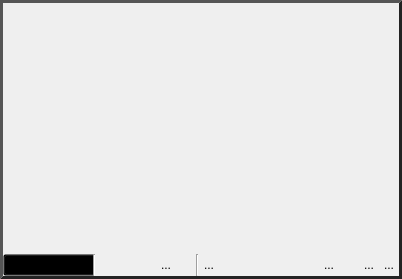
<?xml version="1.0" encoding="UTF-8"?>
<ui version="4.0">
 <class>ViewerWidget</class>
 <widget class="QWidget" name="ViewerWidget">
  <property name="geometry">
   <rect>
    <x>0</x>
    <y>0</y>
    <width>402</width>
    <height>279</height>
   </rect>
  </property>
  <property name="windowTitle">
   <string>ViewerWidget</string>
  </property>
  <property name="styleSheet">
   <string notr="true">QWidget#toolbar_{
  background-color: qlineargradient(spread:pad, x1:0.5, y1:0, x2:0.5, y2:0.960227,
  stop:0 rgba(211, 211, 211, 255),
  stop:0.155779 rgba(228, 228, 228,255),
  stop:1 rgba(204, 204, 204, 255));
  margin: 0px;
  padding: 0px;
}

QWidget#viewer_mode_holder_{
  margin: 0px;
  padding: 0px;
}

QWidget#border_{
  border-top: 3px solid rgb( 85, 85, 85 );
  border-bottom: 3px solid rgb( 35, 35, 35 );
  border-left: 3px solid rgb( 85, 85, 85 );
  border-right: 3px solid rgb( 35, 35, 35 );
}

QToolButton{
  border: 1px solid rgba( 0, 0, 0, 0 );
  margin: 0, 0, 0, 0;
  padding: 0, 0, 0, 0;
  
}

QToolButton:hover{
  background-color: rgba( 140, 140, 140, 50 );
}

QToolButton:pressed{
  border: 1px solid rgba( 100, 100, 100, 120 );
  background-color: rgba( 100, 100, 100, 200 );
}


 QComboBox {
     padding: 1px 1px 1px 1px;
     min-width: 6em;
  background-color: rgba( 0,0,0,0 );
  color: black;
 }

 QComboBox:editable {
 }

 QComboBox:!editable, QComboBox::drop-down:editable {
  background-color: qlineargradient(x1: 0, y1: 0, x2: 0, y2: 1,
                                  stop: 0 #E1E1E1, stop: 0.4 #DDDDDD,
                                  stop: 0.5 #D8D8D8, stop: 1.0 #D3D3D3);
 }

 /* QComboBox gets the &quot;on&quot; state when the popup is open */
 QComboBox:!editable:on, QComboBox::drop-down:editable:on {
     background: qlineargradient(x1: 0, y1: 0, x2: 0, y2: 1,
                                 stop: 0 #D3D3D3, stop: 0.4 #D8D8D8,
                                 stop: 0.5 #DDDDDD, stop: 1.0 #E1E1E1);
 }

 QComboBox:on { /* shift the text when the popup opens */
 }

 QComboBox::drop-down {
     subcontrol-origin: padding;
     subcontrol-position: top right;
     width: 16px;
     border-top-right-radius: 3px;
     border-bottom-right-radius: 3px;
 }

 QComboBox::down-arrow {
     image: url(&quot;:/Images/Arrow.png&quot;);
 }

 QComboBox::down-arrow:on { /* shift the arrow when popup is open */
     top: 0px;
     left: 0px;
 }
QComboBox::icon{
  border: 1px solid rgba( 0, 0, 0, 0 );
}


</string>
  </property>
  <layout class="QHBoxLayout" name="horizontalLayout_3">
   <property name="spacing">
    <number>0</number>
   </property>
   <property name="margin">
    <number>0</number>
   </property>
   <item>
    <widget class="QWidget" name="border_" native="true">
     <layout class="QVBoxLayout" name="border_layout_">
      <property name="spacing">
       <number>0</number>
      </property>
      <property name="margin">
       <number>3</number>
      </property>
      <item>
       <widget class="QWidget" name="viewer_slot_" native="true">
        <property name="sizePolicy">
         <sizepolicy hsizetype="Preferred" vsizetype="MinimumExpanding">
          <horstretch>0</horstretch>
          <verstretch>0</verstretch>
         </sizepolicy>
        </property>
        <layout class="QHBoxLayout" name="viewer_layout_">
         <property name="spacing">
          <number>0</number>
         </property>
         <property name="margin">
          <number>0</number>
         </property>
        </layout>
       </widget>
      </item>
      <item>
       <widget class="QWidget" name="toolbar_" native="true">
        <property name="sizePolicy">
         <sizepolicy hsizetype="Preferred" vsizetype="Fixed">
          <horstretch>0</horstretch>
          <verstretch>0</verstretch>
         </sizepolicy>
        </property>
        <property name="minimumSize">
         <size>
          <width>0</width>
          <height>20</height>
         </size>
        </property>
        <layout class="QVBoxLayout" name="toolbar_layout_">
         <property name="spacing">
          <number>0</number>
         </property>
         <property name="margin">
          <number>0</number>
         </property>
         <item>
          <widget class="QWidget" name="buttonbar_" native="true">
           <property name="sizePolicy">
            <sizepolicy hsizetype="Preferred" vsizetype="Fixed">
             <horstretch>0</horstretch>
             <verstretch>0</verstretch>
            </sizepolicy>
           </property>
           <property name="minimumSize">
            <size>
             <width>0</width>
             <height>20</height>
            </size>
           </property>
           <layout class="QHBoxLayout" name="button_layout_">
            <property name="spacing">
             <number>0</number>
            </property>
            <property name="margin">
             <number>0</number>
            </property>
            <item>
             <widget class="QWidget" name="viewer_mode_holder_" native="true">
              <property name="sizePolicy">
               <sizepolicy hsizetype="Fixed" vsizetype="Fixed">
                <horstretch>0</horstretch>
                <verstretch>0</verstretch>
               </sizepolicy>
              </property>
              <property name="minimumSize">
               <size>
                <width>90</width>
                <height>0</height>
               </size>
              </property>
              <property name="maximumSize">
               <size>
                <width>90</width>
                <height>16777215</height>
               </size>
              </property>
              <layout class="QHBoxLayout" name="horizontalLayout">
               <property name="spacing">
                <number>0</number>
               </property>
               <property name="margin">
                <number>0</number>
               </property>
               <item>
                <widget class="QComboBox" name="viewer_mode_">
                 <property name="minimumSize">
                  <size>
                   <width>100</width>
                   <height>0</height>
                  </size>
                 </property>
                 <property name="maximumSize">
                  <size>
                   <width>90</width>
                   <height>16777215</height>
                  </size>
                 </property>
                 <property name="palette">
                  <palette>
                   <active>
                    <colorrole role="WindowText">
                     <brush brushstyle="SolidPattern">
                      <color alpha="255">
                       <red>0</red>
                       <green>0</green>
                       <blue>0</blue>
                      </color>
                     </brush>
                    </colorrole>
                    <colorrole role="Button">
                     <brush brushstyle="SolidPattern">
                      <color alpha="0">
                       <red>0</red>
                       <green>0</green>
                       <blue>0</blue>
                      </color>
                     </brush>
                    </colorrole>
                    <colorrole role="Text">
                     <brush brushstyle="SolidPattern">
                      <color alpha="255">
                       <red>0</red>
                       <green>0</green>
                       <blue>0</blue>
                      </color>
                     </brush>
                    </colorrole>
                    <colorrole role="ButtonText">
                     <brush brushstyle="SolidPattern">
                      <color alpha="255">
                       <red>0</red>
                       <green>0</green>
                       <blue>0</blue>
                      </color>
                     </brush>
                    </colorrole>
                    <colorrole role="Base">
                     <brush brushstyle="SolidPattern">
                      <color alpha="0">
                       <red>0</red>
                       <green>0</green>
                       <blue>0</blue>
                      </color>
                     </brush>
                    </colorrole>
                    <colorrole role="Window">
                     <brush brushstyle="SolidPattern">
                      <color alpha="0">
                       <red>0</red>
                       <green>0</green>
                       <blue>0</blue>
                      </color>
                     </brush>
                    </colorrole>
                    <colorrole role="Highlight">
                     <brush brushstyle="SolidPattern">
                      <color alpha="0">
                       <red>181</red>
                       <green>213</green>
                       <blue>255</blue>
                      </color>
                     </brush>
                    </colorrole>
                   </active>
                   <inactive>
                    <colorrole role="WindowText">
                     <brush brushstyle="SolidPattern">
                      <color alpha="255">
                       <red>0</red>
                       <green>0</green>
                       <blue>0</blue>
                      </color>
                     </brush>
                    </colorrole>
                    <colorrole role="Button">
                     <brush brushstyle="LinearGradientPattern">
                      <gradient startx="0.000000000000000" starty="0.000000000000000" endx="0.000000000000000" endy="1.000000000000000" type="LinearGradient" spread="PadSpread" coordinatemode="ObjectBoundingMode">
                       <gradientstop position="0.000000000000000">
                        <color alpha="255">
                         <red>225</red>
                         <green>225</green>
                         <blue>225</blue>
                        </color>
                       </gradientstop>
                       <gradientstop position="0.400000000000000">
                        <color alpha="255">
                         <red>221</red>
                         <green>221</green>
                         <blue>221</blue>
                        </color>
                       </gradientstop>
                       <gradientstop position="0.500000000000000">
                        <color alpha="255">
                         <red>216</red>
                         <green>216</green>
                         <blue>216</blue>
                        </color>
                       </gradientstop>
                       <gradientstop position="1.000000000000000">
                        <color alpha="255">
                         <red>211</red>
                         <green>211</green>
                         <blue>211</blue>
                        </color>
                       </gradientstop>
                      </gradient>
                     </brush>
                    </colorrole>
                    <colorrole role="Text">
                     <brush brushstyle="SolidPattern">
                      <color alpha="255">
                       <red>0</red>
                       <green>0</green>
                       <blue>0</blue>
                      </color>
                     </brush>
                    </colorrole>
                    <colorrole role="ButtonText">
                     <brush brushstyle="SolidPattern">
                      <color alpha="255">
                       <red>0</red>
                       <green>0</green>
                       <blue>0</blue>
                      </color>
                     </brush>
                    </colorrole>
                    <colorrole role="Base">
                     <brush brushstyle="LinearGradientPattern">
                      <gradient startx="0.000000000000000" starty="0.000000000000000" endx="0.000000000000000" endy="1.000000000000000" type="LinearGradient" spread="PadSpread" coordinatemode="ObjectBoundingMode">
                       <gradientstop position="0.000000000000000">
                        <color alpha="255">
                         <red>225</red>
                         <green>225</green>
                         <blue>225</blue>
                        </color>
                       </gradientstop>
                       <gradientstop position="0.400000000000000">
                        <color alpha="255">
                         <red>221</red>
                         <green>221</green>
                         <blue>221</blue>
                        </color>
                       </gradientstop>
                       <gradientstop position="0.500000000000000">
                        <color alpha="255">
                         <red>216</red>
                         <green>216</green>
                         <blue>216</blue>
                        </color>
                       </gradientstop>
                       <gradientstop position="1.000000000000000">
                        <color alpha="255">
                         <red>211</red>
                         <green>211</green>
                         <blue>211</blue>
                        </color>
                       </gradientstop>
                      </gradient>
                     </brush>
                    </colorrole>
                    <colorrole role="Window">
                     <brush brushstyle="LinearGradientPattern">
                      <gradient startx="0.000000000000000" starty="0.000000000000000" endx="0.000000000000000" endy="1.000000000000000" type="LinearGradient" spread="PadSpread" coordinatemode="ObjectBoundingMode">
                       <gradientstop position="0.000000000000000">
                        <color alpha="255">
                         <red>225</red>
                         <green>225</green>
                         <blue>225</blue>
                        </color>
                       </gradientstop>
                       <gradientstop position="0.400000000000000">
                        <color alpha="255">
                         <red>221</red>
                         <green>221</green>
                         <blue>221</blue>
                        </color>
                       </gradientstop>
                       <gradientstop position="0.500000000000000">
                        <color alpha="255">
                         <red>216</red>
                         <green>216</green>
                         <blue>216</blue>
                        </color>
                       </gradientstop>
                       <gradientstop position="1.000000000000000">
                        <color alpha="255">
                         <red>211</red>
                         <green>211</green>
                         <blue>211</blue>
                        </color>
                       </gradientstop>
                      </gradient>
                     </brush>
                    </colorrole>
                    <colorrole role="Highlight">
                     <brush brushstyle="SolidPattern">
                      <color alpha="0">
                       <red>181</red>
                       <green>213</green>
                       <blue>255</blue>
                      </color>
                     </brush>
                    </colorrole>
                   </inactive>
                   <disabled>
                    <colorrole role="WindowText">
                     <brush brushstyle="SolidPattern">
                      <color alpha="255">
                       <red>0</red>
                       <green>0</green>
                       <blue>0</blue>
                      </color>
                     </brush>
                    </colorrole>
                    <colorrole role="Button">
                     <brush brushstyle="LinearGradientPattern">
                      <gradient startx="0.000000000000000" starty="0.000000000000000" endx="0.000000000000000" endy="1.000000000000000" type="LinearGradient" spread="PadSpread" coordinatemode="ObjectBoundingMode">
                       <gradientstop position="0.000000000000000">
                        <color alpha="255">
                         <red>225</red>
                         <green>225</green>
                         <blue>225</blue>
                        </color>
                       </gradientstop>
                       <gradientstop position="0.400000000000000">
                        <color alpha="255">
                         <red>221</red>
                         <green>221</green>
                         <blue>221</blue>
                        </color>
                       </gradientstop>
                       <gradientstop position="0.500000000000000">
                        <color alpha="255">
                         <red>216</red>
                         <green>216</green>
                         <blue>216</blue>
                        </color>
                       </gradientstop>
                       <gradientstop position="1.000000000000000">
                        <color alpha="255">
                         <red>211</red>
                         <green>211</green>
                         <blue>211</blue>
                        </color>
                       </gradientstop>
                      </gradient>
                     </brush>
                    </colorrole>
                    <colorrole role="Text">
                     <brush brushstyle="SolidPattern">
                      <color alpha="255">
                       <red>0</red>
                       <green>0</green>
                       <blue>0</blue>
                      </color>
                     </brush>
                    </colorrole>
                    <colorrole role="ButtonText">
                     <brush brushstyle="SolidPattern">
                      <color alpha="255">
                       <red>0</red>
                       <green>0</green>
                       <blue>0</blue>
                      </color>
                     </brush>
                    </colorrole>
                    <colorrole role="Base">
                     <brush brushstyle="LinearGradientPattern">
                      <gradient startx="0.000000000000000" starty="0.000000000000000" endx="0.000000000000000" endy="1.000000000000000" type="LinearGradient" spread="PadSpread" coordinatemode="ObjectBoundingMode">
                       <gradientstop position="0.000000000000000">
                        <color alpha="255">
                         <red>225</red>
                         <green>225</green>
                         <blue>225</blue>
                        </color>
                       </gradientstop>
                       <gradientstop position="0.400000000000000">
                        <color alpha="255">
                         <red>221</red>
                         <green>221</green>
                         <blue>221</blue>
                        </color>
                       </gradientstop>
                       <gradientstop position="0.500000000000000">
                        <color alpha="255">
                         <red>216</red>
                         <green>216</green>
                         <blue>216</blue>
                        </color>
                       </gradientstop>
                       <gradientstop position="1.000000000000000">
                        <color alpha="255">
                         <red>211</red>
                         <green>211</green>
                         <blue>211</blue>
                        </color>
                       </gradientstop>
                      </gradient>
                     </brush>
                    </colorrole>
                    <colorrole role="Window">
                     <brush brushstyle="LinearGradientPattern">
                      <gradient startx="0.000000000000000" starty="0.000000000000000" endx="0.000000000000000" endy="1.000000000000000" type="LinearGradient" spread="PadSpread" coordinatemode="ObjectBoundingMode">
                       <gradientstop position="0.000000000000000">
                        <color alpha="255">
                         <red>225</red>
                         <green>225</green>
                         <blue>225</blue>
                        </color>
                       </gradientstop>
                       <gradientstop position="0.400000000000000">
                        <color alpha="255">
                         <red>221</red>
                         <green>221</green>
                         <blue>221</blue>
                        </color>
                       </gradientstop>
                       <gradientstop position="0.500000000000000">
                        <color alpha="255">
                         <red>216</red>
                         <green>216</green>
                         <blue>216</blue>
                        </color>
                       </gradientstop>
                       <gradientstop position="1.000000000000000">
                        <color alpha="255">
                         <red>211</red>
                         <green>211</green>
                         <blue>211</blue>
                        </color>
                       </gradientstop>
                      </gradient>
                     </brush>
                    </colorrole>
                    <colorrole role="Highlight">
                     <brush brushstyle="SolidPattern">
                      <color alpha="255">
                       <red>208</red>
                       <green>208</green>
                       <blue>208</blue>
                      </color>
                     </brush>
                    </colorrole>
                   </disabled>
                  </palette>
                 </property>
                 <property name="toolTip">
                  <string>Select viewer mode</string>
                 </property>
                 <property name="currentIndex">
                  <number>0</number>
                 </property>
                 <property name="sizeAdjustPolicy">
                  <enum>QComboBox::AdjustToMinimumContentsLengthWithIcon</enum>
                 </property>
                 <property name="iconSize">
                  <size>
                   <width>16</width>
                   <height>16</height>
                  </size>
                 </property>
                 <property name="frame">
                  <bool>false</bool>
                 </property>
                 <item>
                  <property name="text">
                   <string notr="true">Sagittal</string>
                  </property>
                  <property name="icon">
                   <iconset resource="../../Resources/QtResources.qrc">
                    <normaloff>:/Images/XviewRed.png</normaloff>:/Images/XviewRed.png</iconset>
                  </property>
                 </item>
                 <item>
                  <property name="text">
                   <string notr="true">Coronal</string>
                  </property>
                  <property name="icon">
                   <iconset>
                    <normalon>:/Images/YviewGreen.png</normalon>
                   </iconset>
                  </property>
                 </item>
                 <item>
                  <property name="text">
                   <string notr="true">Axial</string>
                  </property>
                  <property name="icon">
                   <iconset>
                    <normalon>:/Images/ZviewBlue.png</normalon>
                   </iconset>
                  </property>
                 </item>
                 <item>
                  <property name="text">
                   <string notr="true">Volume</string>
                  </property>
                  <property name="icon">
                   <iconset>
                    <normalon>:/Images/Vview.png</normalon>
                   </iconset>
                  </property>
                 </item>
                </widget>
               </item>
              </layout>
             </widget>
            </item>
            <item>
             <widget class="Line" name="line_">
              <property name="minimumSize">
               <size>
                <width>3</width>
                <height>0</height>
               </size>
              </property>
              <property name="maximumSize">
               <size>
                <width>3</width>
                <height>16777215</height>
               </size>
              </property>
              <property name="orientation">
               <enum>Qt::Vertical</enum>
              </property>
             </widget>
            </item>
            <item>
             <widget class="QWidget" name="common_tools_" native="true">
              <property name="sizePolicy">
               <sizepolicy hsizetype="MinimumExpanding" vsizetype="Fixed">
                <horstretch>0</horstretch>
                <verstretch>0</verstretch>
               </sizepolicy>
              </property>
              <property name="minimumSize">
               <size>
                <width>0</width>
                <height>20</height>
               </size>
              </property>
              <property name="maximumSize">
               <size>
                <width>16777215</width>
                <height>20</height>
               </size>
              </property>
              <layout class="QHBoxLayout" name="common_tools_layout_">
               <property name="spacing">
                <number>0</number>
               </property>
               <property name="sizeConstraint">
                <enum>QLayout::SetMinimumSize</enum>
               </property>
               <property name="margin">
                <number>0</number>
               </property>
               <item>
                <widget class="QToolButton" name="auto_view_button_">
                 <property name="minimumSize">
                  <size>
                   <width>20</width>
                   <height>20</height>
                  </size>
                 </property>
                 <property name="maximumSize">
                  <size>
                   <width>20</width>
                   <height>20</height>
                  </size>
                 </property>
                 <property name="toolTip">
                  <string>Autoview</string>
                 </property>
                 <property name="text">
                  <string/>
                 </property>
                 <property name="icon">
                  <iconset resource="../../Resources/QtResources.qrc">
                   <normaloff>:/Images/AutoViewOff.png</normaloff>
                   <normalon>:/Images/AutoView.png</normalon>:/Images/AutoViewOff.png</iconset>
                 </property>
                 <property name="checkable">
                  <bool>false</bool>
                 </property>
                </widget>
               </item>
               <item>
                <widget class="QToolButton" name="lock_button_">
                 <property name="sizePolicy">
                  <sizepolicy hsizetype="Fixed" vsizetype="Fixed">
                   <horstretch>0</horstretch>
                   <verstretch>0</verstretch>
                  </sizepolicy>
                 </property>
                 <property name="minimumSize">
                  <size>
                   <width>20</width>
                   <height>20</height>
                  </size>
                 </property>
                 <property name="maximumSize">
                  <size>
                   <width>20</width>
                   <height>20</height>
                  </size>
                 </property>
                 <property name="toolTip">
                  <string>Lock navigation with the other locked viewers of the same type</string>
                 </property>
                 <property name="icon">
                  <iconset resource="../../Resources/QtResources.qrc">
                   <normaloff>:/Images/LockOff.png</normaloff>
                   <normalon>:/Images/Lock.png</normalon>:/Images/LockOff.png</iconset>
                 </property>
                 <property name="checkable">
                  <bool>true</bool>
                 </property>
                </widget>
               </item>
               <item>
                <widget class="QToolButton" name="slice_visible_button_">
                 <property name="minimumSize">
                  <size>
                   <width>20</width>
                   <height>20</height>
                  </size>
                 </property>
                 <property name="maximumSize">
                  <size>
                   <width>20</width>
                   <height>20</height>
                  </size>
                 </property>
                 <property name="toolTip">
                  <string>Show this slice in volume viewer</string>
                 </property>
                 <property name="icon">
                  <iconset resource="../../Resources/QtResources.qrc">
                   <normaloff>:/Images/VisibleOff.png</normaloff>
                   <normalon>:/Images/Visible.png</normalon>:/Images/VisibleOff.png</iconset>
                 </property>
                 <property name="checkable">
                  <bool>true</bool>
                 </property>
                </widget>
               </item>
               <item>
                <widget class="QToolButton" name="snap_to_axis_button_">
                 <property name="minimumSize">
                  <size>
                   <width>20</width>
                   <height>20</height>
                  </size>
                 </property>
                 <property name="maximumSize">
                  <size>
                   <width>20</width>
                   <height>20</height>
                  </size>
                 </property>
                 <property name="toolTip">
                  <string>Snap the camera to the closest axis</string>
                 </property>
                 <property name="text">
                  <string>...</string>
                 </property>
                 <property name="icon">
                  <iconset resource="../../Resources/QtResources.qrc">
                   <normaloff>:/Images/AlignOff.png</normaloff>
                   <normalon>:/Images/Align.png</normalon>:/Images/AlignOff.png</iconset>
                 </property>
                </widget>
               </item>
               <item>
                <widget class="QToolButton" name="light_visible_button_">
                 <property name="minimumSize">
                  <size>
                   <width>20</width>
                   <height>20</height>
                  </size>
                 </property>
                 <property name="maximumSize">
                  <size>
                   <width>20</width>
                   <height>20</height>
                  </size>
                 </property>
                 <property name="toolTip">
                  <string>Scene lighting on/off</string>
                 </property>
                 <property name="text">
                  <string/>
                 </property>
                 <property name="icon">
                  <iconset resource="../../Resources/QtResources.qrc">
                   <normaloff>:/Images/LightOff.png</normaloff>
                   <normalon>:/Images/Light.png</normalon>:/Images/LightOff.png</iconset>
                 </property>
                </widget>
               </item>
              </layout>
             </widget>
            </item>
            <item>
             <widget class="Line" name="sep_line_">
              <property name="minimumSize">
               <size>
                <width>3</width>
                <height>0</height>
               </size>
              </property>
              <property name="maximumSize">
               <size>
                <width>3</width>
                <height>16777215</height>
               </size>
              </property>
              <property name="orientation">
               <enum>Qt::Vertical</enum>
              </property>
             </widget>
            </item>
            <item>
             <widget class="QWidget" name="less_common_tools_" native="true">
              <property name="sizePolicy">
               <sizepolicy hsizetype="Preferred" vsizetype="Fixed">
                <horstretch>0</horstretch>
                <verstretch>0</verstretch>
               </sizepolicy>
              </property>
              <property name="minimumSize">
               <size>
                <width>0</width>
                <height>20</height>
               </size>
              </property>
              <property name="maximumSize">
               <size>
                <width>16777215</width>
                <height>20</height>
               </size>
              </property>
              <layout class="QHBoxLayout" name="less_common_tools_layout_">
               <property name="spacing">
                <number>0</number>
               </property>
               <property name="margin">
                <number>0</number>
               </property>
               <item>
                <widget class="QtUtils::SingleShotToolButton" name="picking_button_">
                 <property name="minimumSize">
                  <size>
                   <width>20</width>
                   <height>20</height>
                  </size>
                 </property>
                 <property name="maximumSize">
                  <size>
                   <width>20</width>
                   <height>20</height>
                  </size>
                 </property>
                 <property name="toolTip">
                  <string>Allow picking in other views to move slices in this view</string>
                 </property>
                 <property name="text">
                  <string>...</string>
                 </property>
                 <property name="icon">
                  <iconset resource="../../Resources/QtResources.qrc">
                   <normaloff>:/Images/PickingOff.png</normaloff>
                   <normalon>:/Images/Picking.png</normalon>:/Images/PickingOff.png</iconset>
                 </property>
                </widget>
               </item>
               <item>
                <widget class="QToolButton" name="grid_button_">
                 <property name="minimumSize">
                  <size>
                   <width>20</width>
                   <height>20</height>
                  </size>
                 </property>
                 <property name="maximumSize">
                  <size>
                   <width>20</width>
                   <height>20</height>
                  </size>
                 </property>
                 <property name="toolTip">
                  <string>Switch on/off grid</string>
                 </property>
                 <property name="icon">
                  <iconset resource="../../Resources/QtResources.qrc">
                   <normaloff>:/Images/GridOff.png</normaloff>
                   <normalon>:/Images/Grid.png</normalon>:/Images/GridOff.png</iconset>
                 </property>
                 <property name="checkable">
                  <bool>true</bool>
                 </property>
                </widget>
               </item>
               <item>
                <widget class="QToolButton" name="flip_horizontal_button_">
                 <property name="minimumSize">
                  <size>
                   <width>20</width>
                   <height>20</height>
                  </size>
                 </property>
                 <property name="maximumSize">
                  <size>
                   <width>20</width>
                   <height>20</height>
                  </size>
                 </property>
                 <property name="toolTip">
                  <string>Flip the data visually horizontal</string>
                 </property>
                 <property name="icon">
                  <iconset resource="../../Resources/QtResources.qrc">
                   <normaloff>:/Images/FlipHorizOff.png</normaloff>
                   <normalon>:/Images/FlipHoriz.png</normalon>:/Images/FlipHorizOff.png</iconset>
                 </property>
                 <property name="checkable">
                  <bool>true</bool>
                 </property>
                </widget>
               </item>
               <item>
                <widget class="QToolButton" name="flip_vertical_button_">
                 <property name="minimumSize">
                  <size>
                   <width>20</width>
                   <height>20</height>
                  </size>
                 </property>
                 <property name="maximumSize">
                  <size>
                   <width>20</width>
                   <height>20</height>
                  </size>
                 </property>
                 <property name="toolTip">
                  <string>Flip the data visually vertical</string>
                 </property>
                 <property name="icon">
                  <iconset resource="../../Resources/QtResources.qrc">
                   <normaloff>:/Images/FlipVertOff.png</normaloff>
                   <normalon>:/Images/FlipVert.png</normalon>:/Images/FlipVertOff.png</iconset>
                 </property>
                 <property name="checkable">
                  <bool>true</bool>
                 </property>
                </widget>
               </item>
               <item>
                <widget class="QToolButton" name="isosurfaces_visible_button_">
                 <property name="minimumSize">
                  <size>
                   <width>20</width>
                   <height>20</height>
                  </size>
                 </property>
                 <property name="maximumSize">
                  <size>
                   <width>20</width>
                   <height>20</height>
                  </size>
                 </property>
                 <property name="toolTip">
                  <string>Show isosurface</string>
                 </property>
                 <property name="text">
                  <string/>
                 </property>
                 <property name="icon">
                  <iconset resource="../../Resources/QtResources.qrc">
                   <normaloff>:/Images/IsosurfaceVisibleOff.png</normaloff>
                   <normalon>:/Images/IsosurfaceVisible.png</normalon>:/Images/IsosurfaceVisibleOff.png</iconset>
                 </property>
                </widget>
               </item>
               <item>
                <widget class="QToolButton" name="slices_visible_button_">
                 <property name="minimumSize">
                  <size>
                   <width>20</width>
                   <height>20</height>
                  </size>
                 </property>
                 <property name="maximumSize">
                  <size>
                   <width>20</width>
                   <height>20</height>
                  </size>
                 </property>
                 <property name="toolTip">
                  <string>Show slice planes</string>
                 </property>
                 <property name="text">
                  <string/>
                 </property>
                 <property name="icon">
                  <iconset resource="../../Resources/QtResources.qrc">
                   <normaloff>:/Images/SlicesVisibleOff.png</normaloff>
                   <normalon>:/Images/SlicesVisible.png</normalon>:/Images/SlicesVisibleOff.png</iconset>
                 </property>
                </widget>
               </item>
               <item>
                <widget class="QToolButton" name="show_invisible_slices_button_">
                 <property name="minimumSize">
                  <size>
                   <width>20</width>
                   <height>20</height>
                  </size>
                 </property>
                 <property name="maximumSize">
                  <size>
                   <width>20</width>
                   <height>20</height>
                  </size>
                 </property>
                 <property name="toolTip">
                  <string>Show slice planes for hidden viewers</string>
                 </property>
                 <property name="text">
                  <string>...</string>
                 </property>
                 <property name="icon">
                  <iconset resource="../../Resources/QtResources.qrc">
                   <normaloff>:/Images/InvisibleSlicesVisibleOff.png</normaloff>
                   <normalon>:/Images/InvisibleSlicesVisible.png</normalon>:/Images/InvisibleSlicesVisibleOff.png</iconset>
                 </property>
                </widget>
               </item>
               <item>
                <widget class="QToolButton" name="volume_rendering_visible_button_">
                 <property name="minimumSize">
                  <size>
                   <width>20</width>
                   <height>20</height>
                  </size>
                 </property>
                 <property name="maximumSize">
                  <size>
                   <width>20</width>
                   <height>20</height>
                  </size>
                 </property>
                 <property name="toolTip">
                  <string>Show volume rendering</string>
                 </property>
                 <property name="text">
                  <string/>
                 </property>
                 <property name="icon">
                  <iconset resource="../../Resources/QtResources.qrc">
                   <normaloff>:/Images/VolumeVisibleOff.png</normaloff>
                   <normalon>:/Images/VolumeVisible.png</normalon>:/Images/VolumeVisibleOff.png</iconset>
                 </property>
                </widget>
               </item>
               <item>
                <widget class="QToolButton" name="overlay_visible_button_">
                 <property name="minimumSize">
                  <size>
                   <width>20</width>
                   <height>20</height>
                  </size>
                 </property>
                 <property name="maximumSize">
                  <size>
                   <width>20</width>
                   <height>20</height>
                  </size>
                 </property>
                 <property name="toolTip">
                  <string>Show overlay</string>
                 </property>
                 <property name="text">
                  <string>...</string>
                 </property>
                 <property name="icon">
                  <iconset resource="../../Resources/QtResources.qrc">
                   <normaloff>:/Images/OverlayOff.png</normaloff>
                   <normalon>:/Images/Overlay.png</normalon>:/Images/OverlayOff.png</iconset>
                 </property>
                 <property name="checkable">
                  <bool>true</bool>
                 </property>
                </widget>
               </item>
               <item>
                <widget class="QToolButton" name="picking_lines_visible_button_">
                 <property name="minimumSize">
                  <size>
                   <width>20</width>
                   <height>20</height>
                  </size>
                 </property>
                 <property name="maximumSize">
                  <size>
                   <width>20</width>
                   <height>20</height>
                  </size>
                 </property>
                 <property name="toolTip">
                  <string>Show picking lines</string>
                 </property>
                 <property name="text">
                  <string>...</string>
                 </property>
                 <property name="icon">
                  <iconset resource="../../Resources/QtResources.qrc">
                   <normaloff>:/Images/PickingLinesOff.png</normaloff>
                   <normalon>:/Images/PickingLines.png</normalon>:/Images/PickingLinesOff.png</iconset>
                 </property>
                 <property name="checkable">
                  <bool>true</bool>
                 </property>
                </widget>
               </item>
              </layout>
             </widget>
            </item>
           </layout>
          </widget>
         </item>
        </layout>
       </widget>
      </item>
     </layout>
    </widget>
   </item>
  </layout>
 </widget>
 <customwidgets>
  <customwidget>
   <class>QtUtils::SingleShotToolButton</class>
   <extends>QToolButton</extends>
   <header location="global">QtUtils/Widgets/SingleShotToolButton.h</header>
  </customwidget>
 </customwidgets>
 <resources>
  <include location="../../Resources/QtResources.qrc"/>
 </resources>
 <connections/>
</ui>
